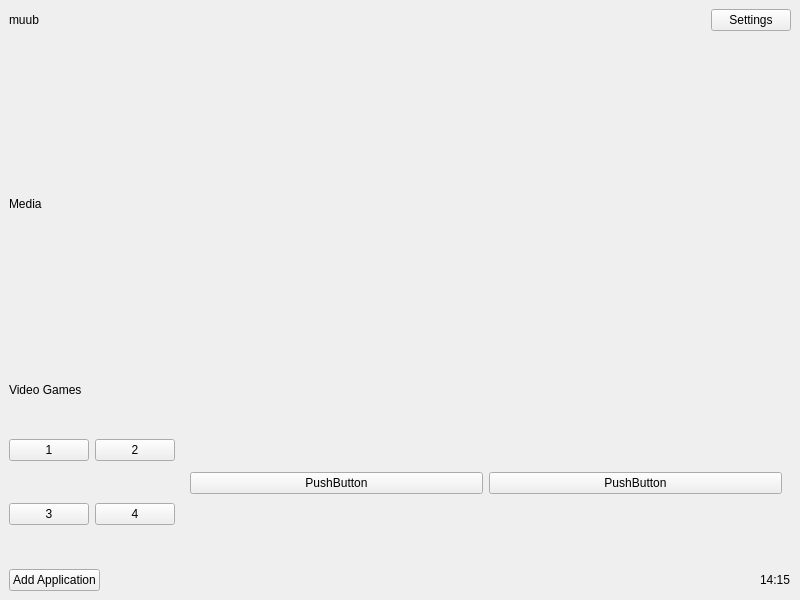
<?xml version="1.0" encoding="UTF-8"?>
<ui version="4.0">
 <class>MainWindow</class>
 <widget class="QMainWindow" name="MainWindow">
  <property name="geometry">
   <rect>
    <x>0</x>
    <y>0</y>
    <width>800</width>
    <height>600</height>
   </rect>
  </property>
  <property name="windowTitle">
   <string>muub</string>
  </property>
  <widget class="QWidget" name="centralwidget">
   <layout class="QVBoxLayout" name="verticalLayout_2">
    <item>
     <layout class="QHBoxLayout" name="horizontalLayout">
      <item>
       <widget class="QLabel" name="logo">
        <property name="text">
         <string notr="true">muub</string>
        </property>
       </widget>
      </item>
      <item>
       <spacer name="horizontalSpacer">
        <property name="orientation">
         <enum>Qt::Horizontal</enum>
        </property>
        <property name="sizeHint" stdset="0">
         <size>
          <width>40</width>
          <height>20</height>
         </size>
        </property>
       </spacer>
      </item>
      <item>
       <widget class="QPushButton" name="bt_settings">
        <property name="text">
         <string>Settings</string>
        </property>
       </widget>
      </item>
     </layout>
    </item>
    <item>
     <spacer name="verticalSpacer">
      <property name="orientation">
       <enum>Qt::Vertical</enum>
      </property>
      <property name="sizeHint" stdset="0">
       <size>
        <width>20</width>
        <height>40</height>
       </size>
      </property>
     </spacer>
    </item>
    <item>
     <widget class="QLabel" name="mediaCategory">
      <property name="text">
       <string>Media</string>
      </property>
      <property name="textFormat">
       <enum>Qt::RichText</enum>
      </property>
     </widget>
    </item>
    <item>
     <widget class="QScrollArea" name="saMedia">
      <property name="autoFillBackground">
       <bool>false</bool>
      </property>
      <property name="frameShape">
       <enum>QFrame::NoFrame</enum>
      </property>
      <property name="verticalScrollBarPolicy">
       <enum>Qt::ScrollBarAlwaysOff</enum>
      </property>
      <property name="sizeAdjustPolicy">
       <enum>QAbstractScrollArea::AdjustToContents</enum>
      </property>
      <property name="widgetResizable">
       <bool>true</bool>
      </property>
      <widget class="QWidget" name="scrollAreaWidgetContents">
       <property name="geometry">
        <rect>
         <x>0</x>
         <y>0</y>
         <width>778</width>
         <height>144</height>
        </rect>
       </property>
       <layout class="QHBoxLayout" name="horizontalLayout_3">
        <property name="spacing">
         <number>7</number>
        </property>
        <property name="leftMargin">
         <number>11</number>
        </property>
        <property name="topMargin">
         <number>0</number>
        </property>
        <property name="rightMargin">
         <number>11</number>
        </property>
        <property name="bottomMargin">
         <number>0</number>
        </property>
       </layout>
      </widget>
     </widget>
    </item>
    <item>
     <widget class="QLabel" name="videoGamesCategory">
      <property name="text">
       <string>Video Games</string>
      </property>
     </widget>
    </item>
    <item>
     <layout class="QHBoxLayout" name="horizontalLayout_8">
      <item>
       <layout class="QGridLayout" name="layout_gameService">
        <property name="leftMargin">
         <number>0</number>
        </property>
        <item row="0" column="0">
         <widget class="QPushButton" name="bt_gs1">
          <property name="text">
           <string>1</string>
          </property>
         </widget>
        </item>
        <item row="0" column="1">
         <widget class="QPushButton" name="bt_gs2">
          <property name="text">
           <string>2</string>
          </property>
         </widget>
        </item>
        <item row="1" column="0">
         <widget class="QPushButton" name="bt_gs3">
          <property name="text">
           <string>3</string>
          </property>
         </widget>
        </item>
        <item row="1" column="1">
         <widget class="QPushButton" name="bt_gs4">
          <property name="text">
           <string>4</string>
          </property>
         </widget>
        </item>
       </layout>
      </item>
      <item>
       <widget class="QScrollArea" name="saVideoGames">
        <property name="frameShape">
         <enum>QFrame::NoFrame</enum>
        </property>
        <property name="verticalScrollBarPolicy">
         <enum>Qt::ScrollBarAlwaysOff</enum>
        </property>
        <property name="sizeAdjustPolicy">
         <enum>QAbstractScrollArea::AdjustToContents</enum>
        </property>
        <property name="widgetResizable">
         <bool>true</bool>
        </property>
        <widget class="QWidget" name="scrollAreaWidgetContents_2">
         <property name="geometry">
          <rect>
           <x>0</x>
           <y>0</y>
           <width>600</width>
           <height>143</height>
          </rect>
         </property>
         <layout class="QHBoxLayout" name="horizontalLayout_4">
          <item>
           <widget class="QPushButton" name="pushButton">
            <property name="text">
             <string>PushButton</string>
            </property>
           </widget>
          </item>
          <item>
           <widget class="QPushButton" name="pushButton_7">
            <property name="text">
             <string>PushButton</string>
            </property>
           </widget>
          </item>
         </layout>
        </widget>
       </widget>
      </item>
     </layout>
    </item>
    <item>
     <layout class="QHBoxLayout" name="horizontalLayout_2">
      <item>
       <widget class="QPushButton" name="bt_add">
        <property name="text">
         <string>Add Application</string>
        </property>
       </widget>
      </item>
      <item>
       <spacer name="horizontalSpacer_2">
        <property name="orientation">
         <enum>Qt::Horizontal</enum>
        </property>
        <property name="sizeHint" stdset="0">
         <size>
          <width>40</width>
          <height>20</height>
         </size>
        </property>
       </spacer>
      </item>
      <item>
       <widget class="QLabel" name="time">
        <property name="text">
         <string>14:15</string>
        </property>
       </widget>
      </item>
     </layout>
    </item>
   </layout>
  </widget>
 </widget>
 <resources/>
 <connections/>
</ui>
